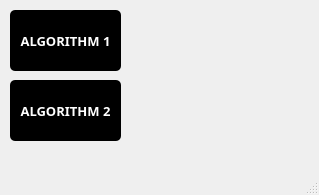
<?xml version="1.0" encoding="UTF-8"?>
<ui version="4.0">
 <class>MainWindow</class>
 <widget class="QMainWindow" name="MainWindow">
  <property name="geometry">
   <rect>
    <x>0</x>
    <y>0</y>
    <width>319</width>
    <height>195</height>
   </rect>
  </property>
  <property name="font">
   <font>
    <pointsize>9</pointsize>
   </font>
  </property>
  <property name="windowTitle">
   <string>MainWindow</string>
  </property>
  <widget class="QWidget" name="centralwidget">
   <widget class="QPushButton" name="pushButton_2">
    <property name="geometry">
     <rect>
      <x>10</x>
      <y>10</y>
      <width>111</width>
      <height>61</height>
     </rect>
    </property>
    <property name="font">
     <font>
      <family>Adderley</family>
      <pointsize>10</pointsize>
      <weight>75</weight>
      <bold>true</bold>
     </font>
    </property>
    <property name="styleSheet">
     <string notr="true">#pushButton_2{
background:black;
color:white;
border-radius:5px;
}</string>
    </property>
    <property name="text">
     <string>ALGORITHM 1</string>
    </property>
   </widget>
   <widget class="QPushButton" name="pushButton_3">
    <property name="geometry">
     <rect>
      <x>10</x>
      <y>80</y>
      <width>111</width>
      <height>61</height>
     </rect>
    </property>
    <property name="font">
     <font>
      <family>Adderley</family>
      <pointsize>10</pointsize>
      <weight>75</weight>
      <bold>true</bold>
     </font>
    </property>
    <property name="styleSheet">
     <string notr="true">#pushButton_3{
background:black;
color:white;
border-radius:5px;
}</string>
    </property>
    <property name="text">
     <string>ALGORITHM 2</string>
    </property>
   </widget>
   <widget class="QLabel" name="label">
    <property name="geometry">
     <rect>
      <x>136</x>
      <y>20</y>
      <width>151</width>
      <height>41</height>
     </rect>
    </property>
    <property name="font">
     <font>
      <family>Bahnschrift SemiLight</family>
     </font>
    </property>
    <property name="styleSheet">
     <string notr="true">#label{
color:white;
}</string>
    </property>
    <property name="text">
     <string/>
    </property>
    <property name="alignment">
     <set>Qt::AlignLeading|Qt::AlignLeft|Qt::AlignTop</set>
    </property>
   </widget>
   <widget class="QLabel" name="label_2">
    <property name="geometry">
     <rect>
      <x>136</x>
      <y>86</y>
      <width>141</width>
      <height>41</height>
     </rect>
    </property>
    <property name="font">
     <font>
      <family>Bahnschrift SemiLight</family>
     </font>
    </property>
    <property name="styleSheet">
     <string notr="true">#label_2{
color:white;
}</string>
    </property>
    <property name="text">
     <string/>
    </property>
    <property name="alignment">
     <set>Qt::AlignLeading|Qt::AlignLeft|Qt::AlignTop</set>
    </property>
   </widget>
  </widget>
  <widget class="QMenuBar" name="menubar">
   <property name="geometry">
    <rect>
     <x>0</x>
     <y>0</y>
     <width>319</width>
     <height>21</height>
    </rect>
   </property>
  </widget>
  <widget class="QStatusBar" name="statusbar"/>
 </widget>
 <resources/>
 <connections/>
</ui>
